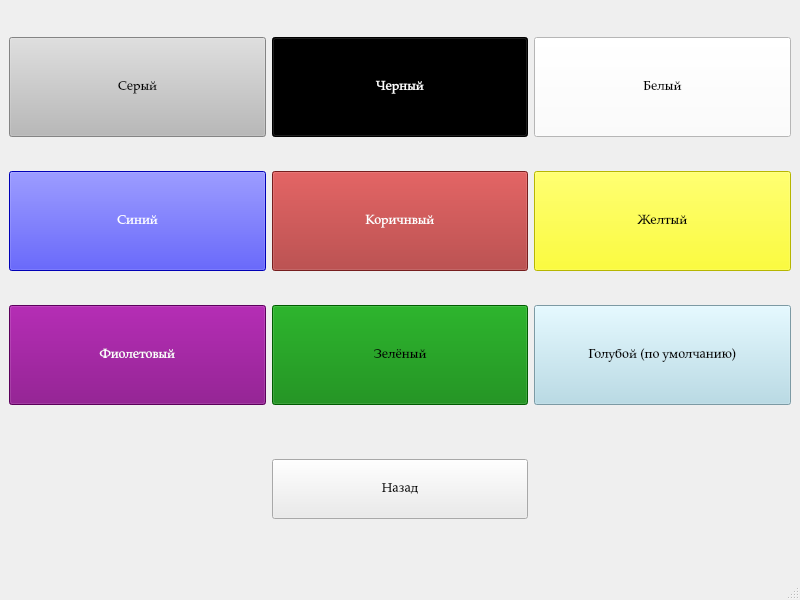
<?xml version="1.0" encoding="UTF-8"?>
<ui version="4.0">
 <class>buttoncolor</class>
 <widget class="QMainWindow" name="buttoncolor">
  <property name="geometry">
   <rect>
    <x>0</x>
    <y>0</y>
    <width>800</width>
    <height>600</height>
   </rect>
  </property>
  <property name="minimumSize">
   <size>
    <width>242</width>
    <height>100</height>
   </size>
  </property>
  <property name="windowTitle">
   <string>Button color setting</string>
  </property>
  <widget class="QWidget" name="centralwidget">
   <layout class="QGridLayout" name="gridLayout">
    <item row="0" column="0">
     <widget class="QPushButton" name="grey">
      <property name="minimumSize">
       <size>
        <width>0</width>
        <height>100</height>
       </size>
      </property>
      <property name="font">
       <font>
        <family>Palatino Linotype</family>
        <pointsize>10</pointsize>
       </font>
      </property>
      <property name="styleSheet">
       <string notr="true">background-color: rgb(185, 185, 185);</string>
      </property>
      <property name="text">
       <string>Серый</string>
      </property>
     </widget>
    </item>
    <item row="0" column="1">
     <widget class="QPushButton" name="black">
      <property name="minimumSize">
       <size>
        <width>0</width>
        <height>100</height>
       </size>
      </property>
      <property name="font">
       <font>
        <family>Palatino Linotype</family>
        <pointsize>10</pointsize>
       </font>
      </property>
      <property name="styleSheet">
       <string notr="true">background-color: black;
color: white;</string>
      </property>
      <property name="text">
       <string>Черный</string>
      </property>
     </widget>
    </item>
    <item row="0" column="2">
     <widget class="QPushButton" name="white">
      <property name="minimumSize">
       <size>
        <width>0</width>
        <height>100</height>
       </size>
      </property>
      <property name="font">
       <font>
        <family>Palatino Linotype</family>
        <pointsize>10</pointsize>
       </font>
      </property>
      <property name="styleSheet">
       <string notr="true">background-color: white;</string>
      </property>
      <property name="text">
       <string>Белый</string>
      </property>
     </widget>
    </item>
    <item row="1" column="0">
     <widget class="QPushButton" name="blue">
      <property name="minimumSize">
       <size>
        <width>0</width>
        <height>100</height>
       </size>
      </property>
      <property name="font">
       <font>
        <family>Palatino Linotype</family>
        <pointsize>10</pointsize>
       </font>
      </property>
      <property name="styleSheet">
       <string notr="true">background-color: blue;
color: white;</string>
      </property>
      <property name="text">
       <string>Синий</string>
      </property>
     </widget>
    </item>
    <item row="1" column="1">
     <widget class="QPushButton" name="brown">
      <property name="minimumSize">
       <size>
        <width>0</width>
        <height>100</height>
       </size>
      </property>
      <property name="font">
       <font>
        <family>Palatino Linotype</family>
        <pointsize>10</pointsize>
       </font>
      </property>
      <property name="styleSheet">
       <string notr="true">background-color: brown;
color: white;</string>
      </property>
      <property name="text">
       <string>Коричнвый</string>
      </property>
     </widget>
    </item>
    <item row="1" column="2">
     <widget class="QPushButton" name="yellow">
      <property name="minimumSize">
       <size>
        <width>0</width>
        <height>100</height>
       </size>
      </property>
      <property name="font">
       <font>
        <family>Palatino Linotype</family>
        <pointsize>10</pointsize>
       </font>
      </property>
      <property name="styleSheet">
       <string notr="true">background-color: yellow;</string>
      </property>
      <property name="text">
       <string>Желтый</string>
      </property>
     </widget>
    </item>
    <item row="2" column="0">
     <widget class="QPushButton" name="purple">
      <property name="minimumSize">
       <size>
        <width>0</width>
        <height>100</height>
       </size>
      </property>
      <property name="font">
       <font>
        <family>Palatino Linotype</family>
        <pointsize>10</pointsize>
       </font>
      </property>
      <property name="styleSheet">
       <string notr="true">background-color: purple;
color: white;</string>
      </property>
      <property name="text">
       <string>Фиолетовый</string>
      </property>
     </widget>
    </item>
    <item row="2" column="1">
     <widget class="QPushButton" name="green">
      <property name="minimumSize">
       <size>
        <width>0</width>
        <height>100</height>
       </size>
      </property>
      <property name="font">
       <font>
        <family>Palatino Linotype</family>
        <pointsize>10</pointsize>
       </font>
      </property>
      <property name="styleSheet">
       <string notr="true">background-color: green;</string>
      </property>
      <property name="text">
       <string>Зелёный</string>
      </property>
     </widget>
    </item>
    <item row="2" column="2">
     <widget class="QPushButton" name="lightblue">
      <property name="minimumSize">
       <size>
        <width>0</width>
        <height>100</height>
       </size>
      </property>
      <property name="font">
       <font>
        <family>Palatino Linotype</family>
        <pointsize>10</pointsize>
       </font>
      </property>
      <property name="styleSheet">
       <string notr="true">background-color: lightblue;</string>
      </property>
      <property name="text">
       <string>Голубой (по умолчанию)</string>
      </property>
     </widget>
    </item>
    <item row="3" column="1">
     <widget class="QPushButton" name="open_menu">
      <property name="minimumSize">
       <size>
        <width>243</width>
        <height>60</height>
       </size>
      </property>
      <property name="font">
       <font>
        <family>Palatino Linotype</family>
        <pointsize>10</pointsize>
       </font>
      </property>
      <property name="styleSheet">
       <string notr="true">background-color: rgb(235, 235, 235);
color: black;</string>
      </property>
      <property name="text">
       <string>Назад</string>
      </property>
     </widget>
    </item>
    <item row="3" column="0">
     <widget class="QLabel" name="label">
      <property name="minimumSize">
       <size>
        <width>242</width>
        <height>100</height>
       </size>
      </property>
      <property name="text">
       <string/>
      </property>
     </widget>
    </item>
    <item row="3" column="2">
     <widget class="QLabel" name="label_2">
      <property name="minimumSize">
       <size>
        <width>242</width>
        <height>100</height>
       </size>
      </property>
      <property name="text">
       <string/>
      </property>
     </widget>
    </item>
   </layout>
  </widget>
  <widget class="QMenuBar" name="menubar">
   <property name="geometry">
    <rect>
     <x>0</x>
     <y>0</y>
     <width>800</width>
     <height>26</height>
    </rect>
   </property>
  </widget>
  <widget class="QStatusBar" name="statusbar"/>
 </widget>
 <resources/>
 <connections/>
</ui>
